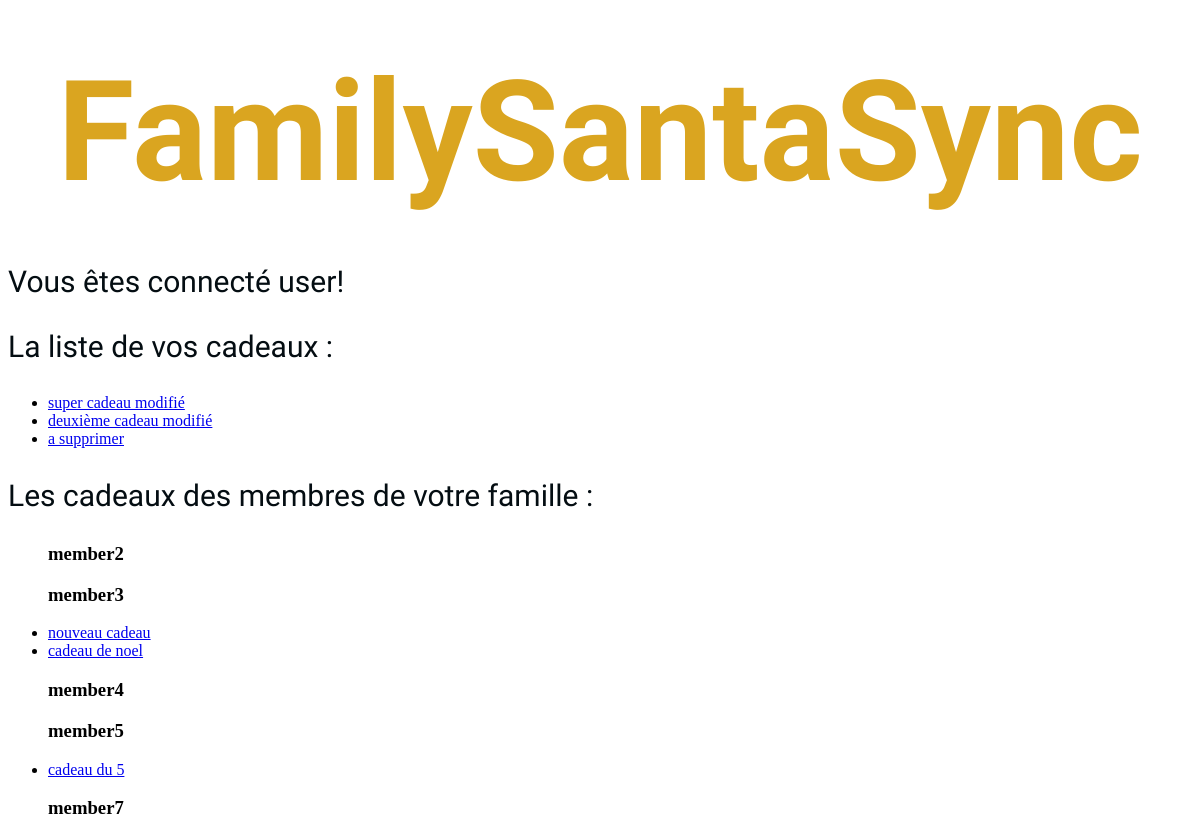
Page /home/1 on the earlier database version.
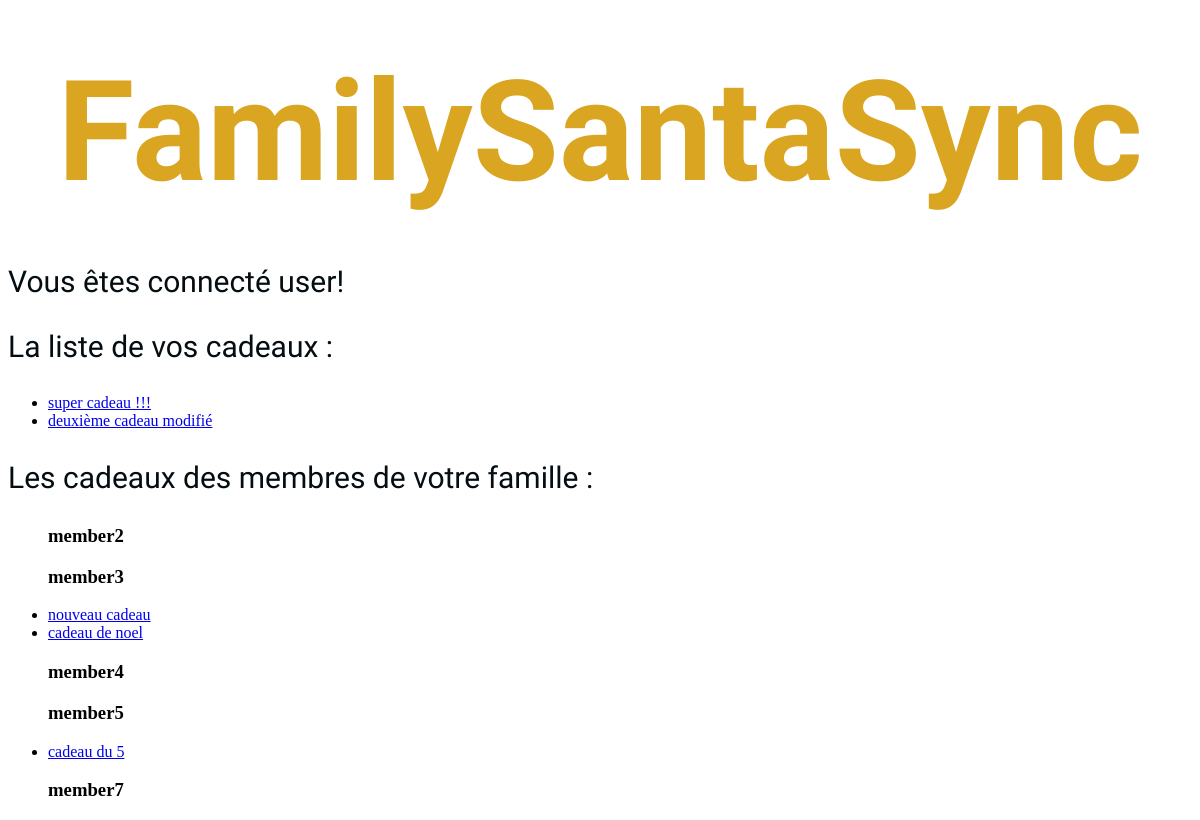
Same page on the later database version.
### presents/models.py (models this page shows, shortened)
class Gift(models.Model):
    class Price(models.TextChoices):
        PRICE1 = "Moins de 40 €"
        PRICE2 = "Entre 40 et 100 €"
        PRICE3 = "Plus de 100€"
    id = models.AutoField(primary_key=True)
    member = models.ForeignKey(Member, on_delete=models.CASCADE)
    family = models.ForeignKey(Family, on_delete=models.CASCADE)
    name = models.CharField(max_length=100)
    link = models.URLField(null=True, blank=True)
    price = models.CharField(choices=Price.choices, max_length=20)

### authentication/models.py (models this page shows)
class Member(models.Model):
    id = models.AutoField(primary_key=True)
    name = models.CharField(max_length=100)
    family = models.ForeignKey(Family, on_delete=models.CASCADE)
    def __str__(self):
        return self.name

### presents/views.py (the view)
# urls.py: 2. Add a URL to urlpatterns:  path('', views.home, name='home')
def home(request, member_id):
    family_id = Member.objects.get(id=member_id).family
    my_presents = Gift.objects.filter(member=member_id)
    family_presents = Gift.objects.filter(family=family_id).select_related('member')
    family_members = Member.objects.filter(family_id=family_id).exclude(id=member_id)
    return render(request,
                  'home.html',
                  {'my_presents': my_presents, 'family_presents': family_presents, 'family_members': family_members}
                )

### presents/templates/home.html
{% extends 'base.html' %}
{% block content %}
    <p>Vous êtes connecté {{ request.session.member|default:"user"}}!</p>
    <p>La liste de vos cadeaux : </p>
    <ul>
        {% for my_present in my_presents %}
        <li><a href="{% url 'present-detail' my_present.id %}">{{my_present.name}}</a></li>
        {% endfor %}
    </ul>
    <p>Les cadeaux des membres de votre famille : </p>
    <ul>
        {% for family_member in family_members %}
            <h3>{{family_member}}</h3>
                {% for present in family_presents %}
                    {% if present.member == family_member %}
                    <li><a href="{% url 'present-detail' present.id %}">{{present.name}}</a></li>
                    {% endif %}
                {% endfor %}
        {% endfor %}
    </ul>
{% endblock content %}

### authentication/templates/base.html (shortened to what this page needs)
{% load static %}
<html>
    <head>
        <link rel="stylesheet" href="{% static 'styles.css' %}" />
    </head>
    <body>
        <h1>FamilySantaSync</h1>
        {% block content %}{% endblock content %}
    </body>
</html>

### authentication/static/styles.css (style rules this page uses)
body { background-image: url('./christmas_tree.jpg'); background-size: cover; background-repeat: no-repeat; }
h1 { color: #daa520; font-family: 'Clicker Script', cursive; font-size: 140px; text-align: center; margin: 50px auto; }
p { font-family: 'Abel', sans-serif; color: #040D12; font-size: 30px; }

Differences in the rows shown:
removed Gift: name "a supprimer", shown under "FamilySantaSync"
changed Gift: name "super cadeau modifié" → "super cadeau !!!"
